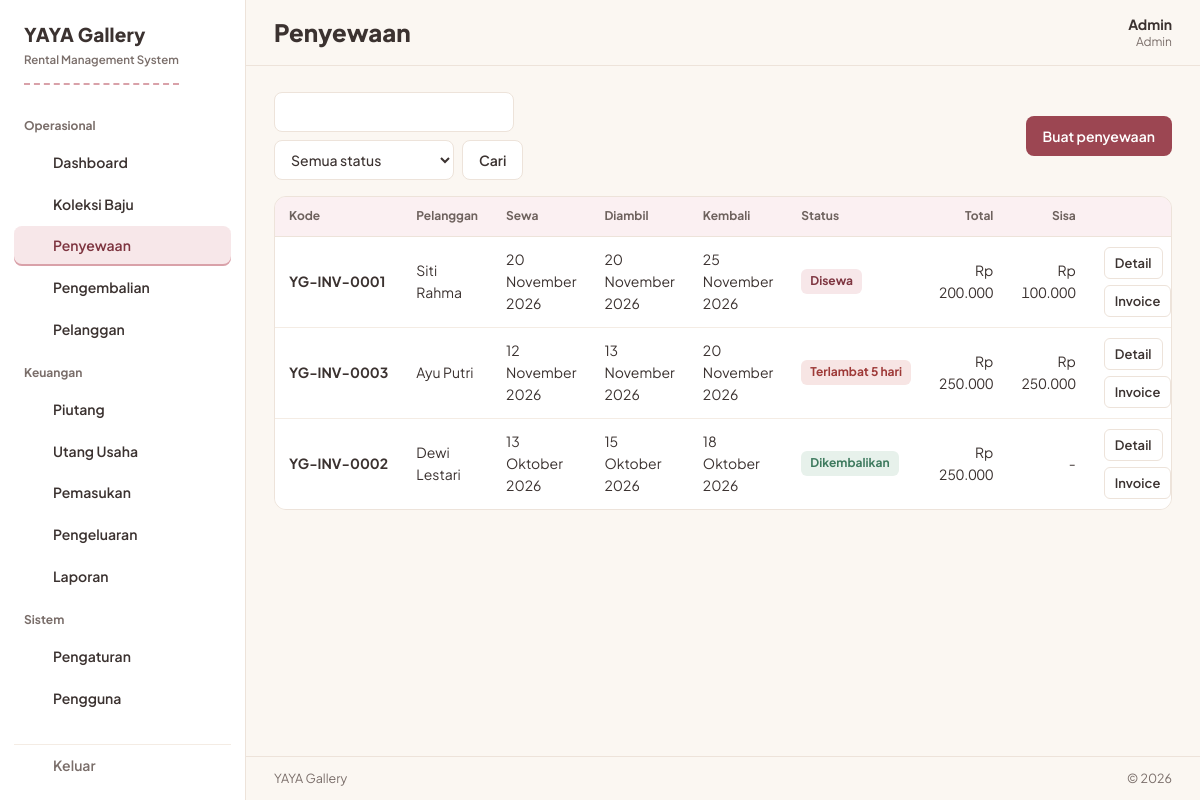
Screenshot of /pages/sewa.php (signed in) with the database file from the repository.
### tables this page shows
CREATE TABLE settings (
  id TINYINT UNSIGNED PRIMARY KEY DEFAULT 1 CHECK (id = 1),
  business_name VARCHAR(100) NOT NULL DEFAULT 'YAYA Gallery',
  logo VARCHAR(255) DEFAULT NULL,
  address VARCHAR(255) DEFAULT NULL,
  phone VARCHAR(30) DEFAULT NULL,
  late_fee_per_day DECIMAL(12,2) NOT NULL DEFAULT 0,
  default_deposit DECIMAL(12,2) NOT NULL DEFAULT 0,
  invoice_notes TEXT
);

CREATE TABLE users (
  id INT UNSIGNED AUTO_INCREMENT PRIMARY KEY,
  name VARCHAR(100) NOT NULL,
  username VARCHAR(50) NOT NULL UNIQUE,
  password_hash VARCHAR(255) NOT NULL,
  role ENUM('admin','karyawan') NOT NULL DEFAULT 'karyawan',
  is_active TINYINT(1) NOT NULL DEFAULT 1,
  created_at TIMESTAMP NOT NULL DEFAULT CURRENT_TIMESTAMP
);

CREATE TABLE rentals (
  id INT UNSIGNED AUTO_INCREMENT PRIMARY KEY,
  code VARCHAR(30) NOT NULL UNIQUE,
  customer_id INT UNSIGNED NOT NULL,
  user_id INT UNSIGNED DEFAULT NULL,
  rent_date DATE NOT NULL,
  pickup_date DATE DEFAULT NULL,
  return_date DATE DEFAULT NULL,
  due_date DATE DEFAULT NULL,
  actual_return_date DATE DEFAULT NULL,
  deposit DECIMAL(12,2) NOT NULL DEFAULT 0,
  deposit_used TINYINT(1) NOT NULL DEFAULT 0,
  discount DECIMAL(12,2) NOT NULL DEFAULT 0,
  extra_fee DECIMAL(12,2) NOT NULL DEFAULT 0,
  late_fee DECIMAL(12,2) NOT NULL DEFAULT 0,
  damage_fee DECIMAL(12,2) NOT NULL DEFAULT 0,
  subtotal DECIMAL(12,2) NOT NULL DEFAULT 0,
  total DECIMAL(12,2) NOT NULL DEFAULT 0,
  payment_method ENUM('cash','transfer','qris','lainnya') NOT NULL DEFAULT 'cash',
  status ENUM('booking','disewa','dikembalikan','batal') NOT NULL DEFAULT 'booking',
  notes TEXT,
  created_at TIMESTAMP NOT NULL DEFAULT CURRENT_TIMESTAMP,
  FOREIGN KEY (customer_id) REFERENCES customers(id),
  FOREIGN KEY (user_id) REFERENCES users(id) ON DELETE SET NULL,
  INDEX (status), INDEX (rent_date), INDEX (return_date)
);

CREATE TABLE customers (
  id INT UNSIGNED AUTO_INCREMENT PRIMARY KEY,
  name VARCHAR(100) NOT NULL,
  whatsapp VARCHAR(20) DEFAULT NULL,
  address VARCHAR(255) DEFAULT NULL,
  notes TEXT,
  created_at TIMESTAMP NOT NULL DEFAULT CURRENT_TIMESTAMP
);

### app/config.php (called while the page is built, shortened)
<?php
$DB_HOST = '127.0.0.1';
$DB_NAME = 'yaya_gallery';
$DB_USER = 'root';
$DB_PASS = '';
try {
    $pdo = new PDO(
        'mysql:host=' . $DB_HOST . ';dbname=' . $DB_NAME . ';charset=utf8mb4',
        $DB_USER,
        $DB_PASS,
        [
            PDO::ATTR_ERRMODE            => PDO::ERRMODE_EXCEPTION,
            PDO::ATTR_DEFAULT_FETCH_MODE => PDO::FETCH_ASSOC,
        ]
    );
} catch (PDOException $e) {
    http_response_code(500);
    echo '<!doctype html><html lang="id"><head><meta charset="utf-8"><meta name="viewport" content="width=device-width, initial-scale=1"><title>YAYA Gallery</title></head>'
        . '<body style="font-family:system-ui,sans-serif;background:#FBF7F2;color:#3B3230;max-width:560px;margin:96px auto;line-height:1.6">'
        . '<h1 style="font-size:22px">Database belum siap</h1>'
        . '<p>Aplikasi tidak bisa terhubung ke MySQL. Periksa kredensial di <code>app/config.local.php</code>, lalu import skema dari <code>database/database.sql</code> lewat phpMyAdmin.</p></body></html>';
    exit;
}
function u(string $path): string
{
    return APP_BASE . '/' . ltrim($path, '/');
}
function db(): PDO
{
    global $pdo;
    return $pdo;
}
function q(string $sql, array $params = []): PDOStatement
{
    $st = db()->prepare($sql);
    $st->execute($params);
    return $st;
}
function qall(string $sql, array $params = []): array
{
    return q($sql, $params)->fetchAll();
}
function qone(string $sql, array $params = []): ?array
{
    $row = q($sql, $params)->fetch();
    return $row === false ? null : $row;
}
function settings(): array
{
    static $s = null;
    if ($s === null) {
        $s = qone('SELECT * FROM settings WHERE id = 1') ?: [];
    }
    return $s;
}
function e(mixed $v): string
{
    return htmlspecialchars((string)$v, ENT_QUOTES, 'UTF-8');
}
function rupiah($n): string
{
    return 'Rp ' . number_format((float)$n, 0, ',', '.');
}
function bulan_indo(int $m): string
{
    static $b = [1 => 'Januari', 'Februari', 'Maret', 'April', 'Mei', 'Juni', 'Juli', 'Agustus', 'September', 'Oktober', 'November', 'Desember'];
    return $b[$m];
}
function tgl(?string $d): string
{
    $t = strtotime($d);
    return date('j', $t) . ' ' . bulan_indo((int)date('n', $t)) . ' ' . date('Y', $t);
}
function rental_overdue(array $r): bool
{
    return $r['status'] === 'disewa' && !empty($r['return_date']) && strtotime($r['return_date']) < strtotime(date('Y-m-d'));
}
function late_days(array $r): int
{
    $diff = strtotime(date('Y-m-d')) - strtotime($r['return_date']);
    return max(0, (int)floor($diff / 86400));
}

### app/auth.php (called while the page is built, shortened)
<?php
require_once __DIR__ . '/config.php';
function current_user(): ?array
{
    static $u = false;
    if ($u === false) {
        $u = null;
        if (!empty($_SESSION['user_id'])) {
            $u = qone('SELECT id, name, username, role FROM users WHERE id = ? AND is_active = 1', [$_SESSION['user_id']]);
        }
    }
    return $u;
}
function require_login(): void
{
    if (!current_user()) {
        redirect(u('login.php'));
    }
}

### pages/sewa.php (the view, shortened to what this page needs)
<?php
require_once __DIR__ . '/../app/layout.php';
require_login();
$cari = trim((string)($_GET['cari'] ?? ''));
$fStatus = (string)($_GET['status'] ?? '');
$where = [];
$params = [];
$rentals = qall(
    "SELECT r.*, c.name AS customer, c.whatsapp, COALESCE(p.paid,0) AS paid
     FROM rentals r
     JOIN customers c ON c.id = r.customer_id
     LEFT JOIN (SELECT rental_id, SUM(amount) paid FROM incomes GROUP BY rental_id) p ON p.rental_id = r.id
     " . ($where ? 'WHERE ' . implode(' AND ', $where) : '') . "
     ORDER BY r.rent_date DESC, r.id DESC",
    $params
);
page_start('Penyewaan', 'sewa.php');
?>
<div class="pagebar">
    <form method="get" class="btn-row growform">
        <input type="text" name="cari" aria-label="Cari transaksi berdasarkan kode atau nama pelanggan" value="<?= e($cari) ?>" class="searchfield">
        <select name="status" aria-label="Filter status transaksi" style="max-width:180px">
            <option value="">Semua status</option>
        </select>
        <button type="submit" class="btn btn-ghost">Cari</button>
    </form>
    <a class="btn btn-primary" href="sewa_form.php">Buat penyewaan</a>
</div>
<?php if (!$rentals): ?>
    <?= empty_state(
        $cari || $fStatus ? 'Tidak ada transaksi yang cocok dengan pencarian ini.' : 'Belum ada transaksi penyewaan. Buat transaksi pertama untuk mulai mencatat.',
        'Buat penyewaan',
        'sewa_form.php'
    ) ?>
<?php else: ?>
    <div class="table-wrap">
        <table>
            <thead>
            <tr>
                <th>Kode</th><th>Pelanggan</th><th class="hide-sm">Sewa</th><th class="hide-sm">Diambil</th><th>Kembali</th>
                <th>Status</th><th class="num">Total</th><th class="num">Sisa</th><th></th>
            </tr>
            </thead>
            <tbody>
            <?php foreach ($rentals as $r): ?>
                <?php $sisa = max(0, (float)$r['total'] - (float)$r['paid']); ?>
                <tr>
                    <td class="cell-main table-code"><?= e($r["code"]) ?></td>
                    <td><?= e($r['customer']) ?></td>
                    <td class="hide-sm"><?= tgl($r["rent_date"]) ?></td>
                    <td class="hide-sm"><?= tgl($r["pickup_date"]) ?></td>
                    <td><?= tgl($r['return_date']) ?></td>
                    <td>
                        <?php if (rental_overdue($r)): ?>
                            <span class="badge st-late">Terlambat <?= late_days($r) ?> hari</span>
                        <?php else: ?>
                            <?= badge($r['status']) ?>
                        <?php endif; ?>
                    </td>
                    <td class="num"><?= rupiah($r['total']) ?></td>
                    <td class="num"><?= $sisa > 0 ? rupiah($sisa) : '-' ?></td>
                    <td>
                        <span class="rowactions">
                            <a class="btn btn-ghost btn-sm" href="sewa_detail.php?id=<?= (int)$r['id'] ?>">Detail</a>
                            <?php if ($r['status'] !== 'batal'): ?>
                                <a class="btn btn-ghost btn-sm" href="invoice.php?id=<?= (int)$r['id'] ?>" target="_blank">Invoice</a>
                            <?php endif; ?>
                        </span>
                    </td>
                </tr>
            <?php endforeach; ?>
            </tbody>
        </table>
    </div>
<?php endif; ?>
<?php
page_end();

### app/layout.php (shortened to what this page needs)
<?php
require_once __DIR__ . '/auth.php';
function icon(string $name): string
{
    $paths = [
        'dashboard'   => '<rect x="3.5" y="3.5" width="7" height="7" rx="1.5"/><rect x="13.5" y="3.5" width="7" height="7" rx="1.5"/><rect x="3.5" y="13.5" width="7" height="7" rx="1.5"/><rect x="13.5" y="13.5" width="7" height="7" rx="1.5"/>',
        'koleksi'     => '<path d="M13 6.7a2 2 0 1 0-2-2"/><path d="M13 6.7v.9L4.6 14a1.25 1.25 0 0 0 .75 2.25h13.3A1.25 1.25 0 0 0 19.4 14Z"/>',
        'sewa'        => '<rect x="3.5" y="5" width="17" height="15.5" rx="2"/><path d="M8 3v4M16 3v4M3.5 10.5h17"/><path d="m9.8 15.4 1.7 1.7 3.4-3.4"/>',
        'pengembalian'=> '<path d="M9.5 14.5 4.5 9.5l5-5"/><path d="M4.5 9.5h9.5a5.75 5.75 0 0 1 0 11.5H11"/>',
        'pelanggan'   => '<circle cx="12" cy="8" r="3.4"/><path d="M5.5 20a6.5 6.5 0 0 1 13 0"/>',
        'piutang'     => '<path d="M6.5 3.5h7.5l4.5 4.5v12a.5.5 0 0 1-.5.5H6.5a.5.5 0 0 1-.5-.5V4a.5.5 0 0 1 .5-.5Z"/><path d="M14 3.5V8h4.5"/><path d="M9.75 14.75h4.5M12 12.5v4.5"/>',
        'utang'       => '<path d="M6.5 3.5h7.5l4.5 4.5v12a.5.5 0 0 1-.5.5H6.5a.5.5 0 0 1-.5-.5V4a.5.5 0 0 1 .5-.5Z"/><path d="M14 3.5V8h4.5"/><path d="M9.75 14.75h4.5"/>',
        'pemasukan'   => '<path d="M12 3.5v8.5M8.5 8.5 12 12l3.5-3.5"/><path d="M4 13.5v5A1.5 1.5 0 0 0 5.5 20h13a1.5 1.5 0 0 0 1.5-1.5v-5"/>',
        'pengeluaran' => '<path d="M12 12.5V4M8.5 7.5 12 4l3.5 3.5"/><path d="M4 13.5v5A1.5 1.5 0 0 0 5.5 20h13a1.5 1.5 0 0 0 1.5-1.5v-5"/>',
        'laporan'     => '<path d="M5 20v-8M12 20V6M19 20V9.5"/>',
        'pengaturan'  => '<path d="M4 7h8.5M17.5 7H20M4 17h2.5M11.5 17H20"/><circle cx="15" cy="7" r="2.2"/><circle cx="9" cy="17" r="2.2"/>',
        'pengguna'    => '<circle cx="9" cy="8.5" r="3"/><path d="M3.5 19.5a5.5 5.5 0 0 1 11 0"/><circle cx="16.8" cy="9.5" r="2.4"/><path d="M14.8 19.5h5.7a4.6 4.6 0 0 0-4-4.6"/>',
        'logout'      => '<path d="M9.5 4H5.5A1.5 1.5 0 0 0 4 5.5v13A1.5 1.5 0 0 0 5.5 20h4M15 8l4 4-4 4M19 12H8.5"/>',
        'cuci'        => '<rect x="3.5" y="3.5" width="17" height="17" rx="2"/><circle cx="12" cy="12" r="5"/><path d="M12 9.5v2.5l1.8 1.8"/>',
        'wa'          => '<path d="M12 3.5a8.5 8.5 0 0 0-7.3 12.8L3.5 20.5l4.3-1.1A8.5 8.5 0 1 0 12 3.5Z"/><path d="M9.2 8.7c.6 2.9 2.4 4.6 5.3 5.3l.9-1.6-1.9-.9-.8.7a5.3 5.3 0 0 1-1.7-1.7l.7-.8-.9-1.9Z"/>',
        'print'       => '<path d="M7 8V3.5h10V8"/><rect x="4" y="8" width="16" height="8" rx="1.5"/><path d="M7 13.5h10v7H7z"/>',
    ];
    $label = [
        'dashboard' => 'Dashboard', 'koleksi' => 'Koleksi', 'sewa' => 'Penyewaan', 'pengembalian' => 'Pengembalian',
        'pelanggan' => 'Pelanggan', 'piutang' => 'Piutang', 'utang' => 'Utang', 'pemasukan' => 'Pemasukan',
        'pengeluaran' => 'Pengeluaran', 'laporan' => 'Laporan', 'pengaturan' => 'Pengaturan', 'pengguna' => 'Pengguna',
        'logout' => 'Keluar', 'cuci' => 'Laundry', 'wa' => 'WhatsApp', 'print' => 'Cetak',
    ];
    return '<svg viewBox="0 0 24 24" class="ic" fill="none" stroke="currentColor" stroke-width="1.7" stroke-linecap="round" stroke-linejoin="round" aria-hidden="true">' . ($paths[$name] ?? '') . '</svg>';
}
function badge(string $status): string
{
    $map = [
        'tersedia'        => ['Tersedia', 'st-ok'],
        'booking'         => ['Booking', 'st-book'],
        'disewa'          => ['Disewa', 'st-out'],
        'terlambat'       => ['Terlambat', 'st-late'],
        'dicuci'          => ['Dicuci', 'st-wash'],
        'perbaikan'       => ['Perbaikan', 'st-fix'],
        'tidak_tersedia'  => ['Tidak tersedia', 'st-off'],
        'baik'            => ['Baik', 'st-ok'],
        'perlu_perbaikan' => ['Perlu perbaikan', 'st-fix'],
        'rusak'           => ['Rusak', 'st-late'],
        'hilang'          => ['Hilang', 'st-late'],
        'dikembalikan'    => ['Dikembalikan', 'st-ok'],
        'batal'           => ['Batal', 'st-off'],
        'dp'              => ['DP', 'st-book'],
        'pelunasan'       => ['Pelunasan', 'st-ok'],
        'denda'           => ['Denda', 'st-late'],
        'kerusakan'       => ['Kerusakan', 'st-late'],
        'lainnya'         => ['Lainnya', 'st-off'],
        'cash'            => ['Tunai', 'st-off'],
        'transfer'        => ['Transfer', 'st-wash'],
        'qris'            => ['QRIS', 'st-wash'],
        'belum_lunas'     => ['Belum lunas', 'st-late'],
        'sebagian'        => ['Sebagian', 'st-book'],
        'lunas'           => ['Lunas', 'st-ok'],
    ];
    [$label, $cls] = $map[$status] ?? [ucfirst(str_replace('_', ' ', $status)), 'st-off'];
    return '<span class="badge ' . $cls . '">' . e($label) . '</span>';
}
function nav_link(string $href, string $file, string $iconName, string $label, string $active): string
{
    $isActive = $active === $file;
    return '<a href="' . e(u($href)) . '"' . ($isActive ? ' aria-current="page"' : '') . '>'
        . icon($iconName) . '<span>' . e($label) . '</span>'
        . '</a>';
}
function page_start(string $title, string $active): void
{
    $s = settings();
    $user = current_user();
    $brand = $s['business_name'] ?: 'YAYA Gallery';
    $groups = [
        'Operasional' => [
            ['pages/dashboard.php', 'dashboard.php', 'dashboard', 'Dashboard'],
            ['pages/koleksi.php', 'koleksi.php', 'koleksi', 'Koleksi Baju'],
            ['pages/sewa.php', 'sewa.php', 'sewa', 'Penyewaan'],
            ['pages/pengembalian.php', 'pengembalian.php', 'pengembalian', 'Pengembalian'],
            ['pages/pelanggan.php', 'pelanggan.php', 'pelanggan', 'Pelanggan'],
        ],
        'Keuangan' => [
            ['pages/piutang.php', 'piutang.php', 'piutang', 'Piutang'],
            ['pages/utang.php', 'utang.php', 'utang', 'Utang Usaha'],
            ['pages/pemasukan.php', 'pemasukan.php', 'pemasukan', 'Pemasukan'],
            ['pages/pengeluaran.php', 'pengeluaran.php', 'pengeluaran', 'Pengeluaran'],
            ['pages/laporan.php', 'laporan.php', 'laporan', 'Laporan'],
        ],
    ];
    if ($user && $user['role'] === 'admin') {
        $groups['Sistem'] = [
            ['pages/pengaturan.php', 'pengaturan.php', 'pengaturan', 'Pengaturan'],
            ['pages/users.php', 'users.php', 'pengguna', 'Pengguna'],
        ];
    }
    ?>
<!doctype html>
<html lang="id">
<head>
<link rel="stylesheet" href="<?= u("assets/css/style.css") ?>">
</head>
<body>
<div class="shell">
    <aside class="sidebar" id="sidebar" aria-label="Menu utama">
        <p class="brand">
            <span class="brand-name"><?= e($brand) ?></span>
        </p>
        <p class="brand-sub">Rental Management System</p>
        <nav>
            <?php foreach ($groups as $groupName => $items): ?>
                <p class="nav-group"><?= e($groupName) ?></p>
                <?php foreach ($items as [$href, $file, $ic, $label]): ?>
                    <?= nav_link($href, $file, $ic, $label, $active) ?>
                <?php endforeach; ?>
            <?php endforeach; ?>
        </nav>
        <form method="post" action="<?= u("logout.php") ?>" class="nav-logout-form">
            <button type="submit" class="nav-logout"><?= icon('logout') ?><span>Keluar</span></button>
        </form>
    </aside>
    <div class="maincol">
        <header class="topbar">
            <h1><?= e($title) ?></h1>
            <div class="userchip">
                <span class="user-name"><?= e($user['name'] ?? '') ?></span>
                <span class="user-role"><?= e($user['role'] ?? '') ?></span>
            </div>
        </header>
        <main class="main" id="main">
<?php
}
function page_end(): void
{
    $s = settings();
    ?>
        </main>
        <footer class="appfoot"><span><?= e($s['business_name'] ?: 'YAYA Gallery') ?></span><span>&copy; <?= date('Y') ?></span></footer>
    </div>
</div>
</body>
</html>
<?php
}

### rows the page displays
settings: business_name "YAYA Gallery"
users: name "Admin", role "Admin"
rentals: code "YG-INV-0001", customer.name "Siti Rahma", rent_date "20 November 2026", pickup_date "20 November 2026", return_date "25 November 2026", label "Disewa", total "Rp 200.000", sisa "Rp 100.000"
rentals: code "YG-INV-0003", customer.name "Ayu Putri", rent_date "12 November 2026", pickup_date "13 November 2026", return_date "20 November 2026", return_date "5", total "Rp 250.000", sisa "Rp 250.000"
rentals: code "YG-INV-0002", customer.name "Dewi Lestari", rent_date "13 Oktober 2026", pickup_date "15 Oktober 2026", return_date "18 Oktober 2026", label "Dikembalikan", total "Rp 250.000"

### other values shown
$groupName "Operasional"
$label "Dashboard"
$label "Koleksi Baju"
$label "Penyewaan"
$label "Pengembalian"
$label "Pelanggan"
$groupName "Keuangan"
$label "Piutang"
$label "Utang Usaha"
$label "Pemasukan"
$label "Pengeluaran"
$label "Laporan"
$groupName "Sistem"
$label "Pengaturan"
$label "Pengguna"
